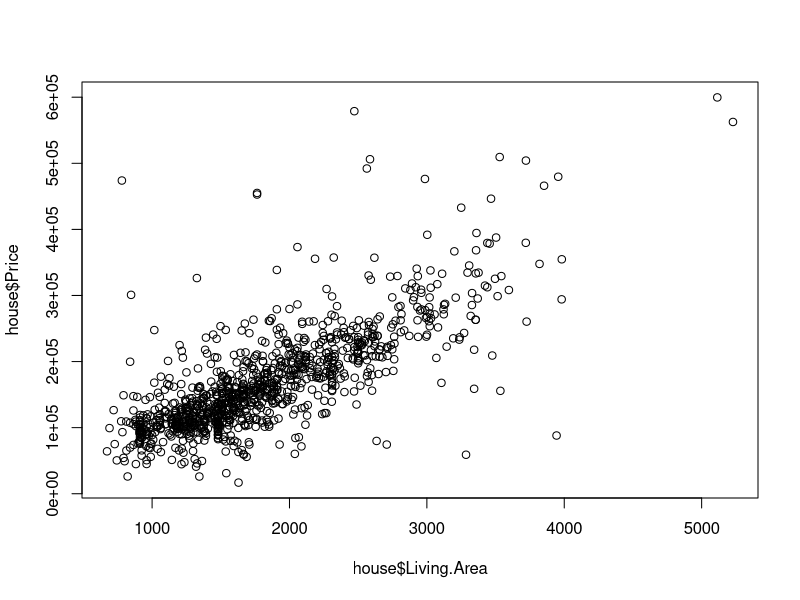
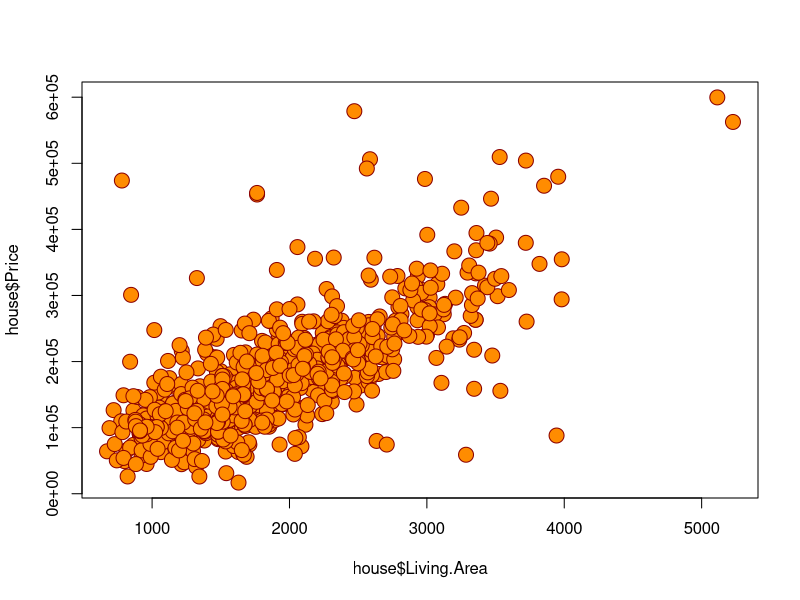

The R script that drew these images, in order:
## ---- chunk 1
#| echo: false
#| eval: true
knitr::opts_chunk$set(comment = NA)

## ---- chunk 2
#| echo: true

#### Lab 3: Introduction to R ####
# This code will use some basic functions in R and create a plot

## ---- chunk 3

300 * (2/25)

3^2 + 42

sin(17)

## ---- chunk 4

seq(from = 1, to = 5)

## ---- chunk 5

seq(1, 5) 

seq(5, 1)

## ---- chunk 6

seq(1, 10, by = 2)

seq(1, 10, length = 3)

## ---- chunk 7

bob <- 5.137

## ---- chunk 8

x <- seq(1, 5, length = 3)

logx <- log(x)

exp(logx)

## ---- chunk 9
house <- read.csv("data/house_prices.csv")
## ---- chunk 10

head(house, n = 5) # The 5 tells R to print 5 rows

## ---- chunk 11

mean(house$Price)
sd(house$Price)

## ---- chunk 12

plot(house$Living.Area, house$Price)

## ---- chunk 13

plot(
  house$Living.Area,
  house$Price,
  pch = 21,
  bg = "darkorange",
  col = "darkred",
  cex = 2
)

